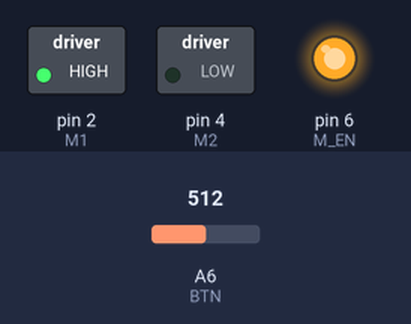
Recording of a sketch running on a simulated Arduino Nano, built with avr-gcc and run on an emulated ATmega328P. Parts: switched loads named in the sketch (green lamp = pin HIGH), output pins drawn as LEDs (lit = HIGH). Inputs (shaded band) come from the test bench; at power-on: A6 (BTN) = 512. What the sketch prints to the serial monitor is not drawn.

Above: at 0.1 s.
Timing chart, 0 to 1.6 s (numbered marks = the images above):
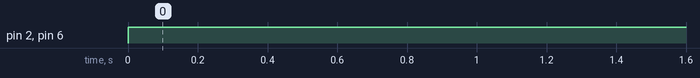

The sketch:

Project_09.ino
```cpp
// Project: Electric Fan (DC Motor with Blade) ON/OFF with Button

#define M1    2
#define M2    4
#define M_EN  6
#define BTN   A6

bool fanState = false;
bool buttonPressed = false;

void setup() {
  Serial.begin(9600);

  pinMode(M1, OUTPUT);
  pinMode(M2, OUTPUT);
  pinMode(M_EN, OUTPUT);

  Serial.println("===== ELECTRIC FAN PROJECT STARTED =====");
}

void loop() {

  int button = analogRead(BTN);

  // Button Released (idle value ~0)
  if (button < 300) {
    buttonPressed = false;
  }

  // Naya button press detect (sirf ek baar trigger)
  else if (button > 300 && !buttonPressed) {

    fanState = !fanState;   // toggle karo

    if (fanState) {
      digitalWrite(M_EN, HIGH);
      digitalWrite(M1, HIGH);
      digitalWrite(M2, LOW);
      Serial.println("FAN ON");
    }
    else {
      digitalWrite(M_EN, LOW);
      digitalWrite(M1, LOW);
      digitalWrite(M2, LOW);
      Serial.println("FAN OFF");
    }

    buttonPressed = true;
  }

  delay(20);
}
```

Measured:
- by itself, pin 2 (M1), pin 6 (M_EN): LOW → HIGH at 0.00 s
